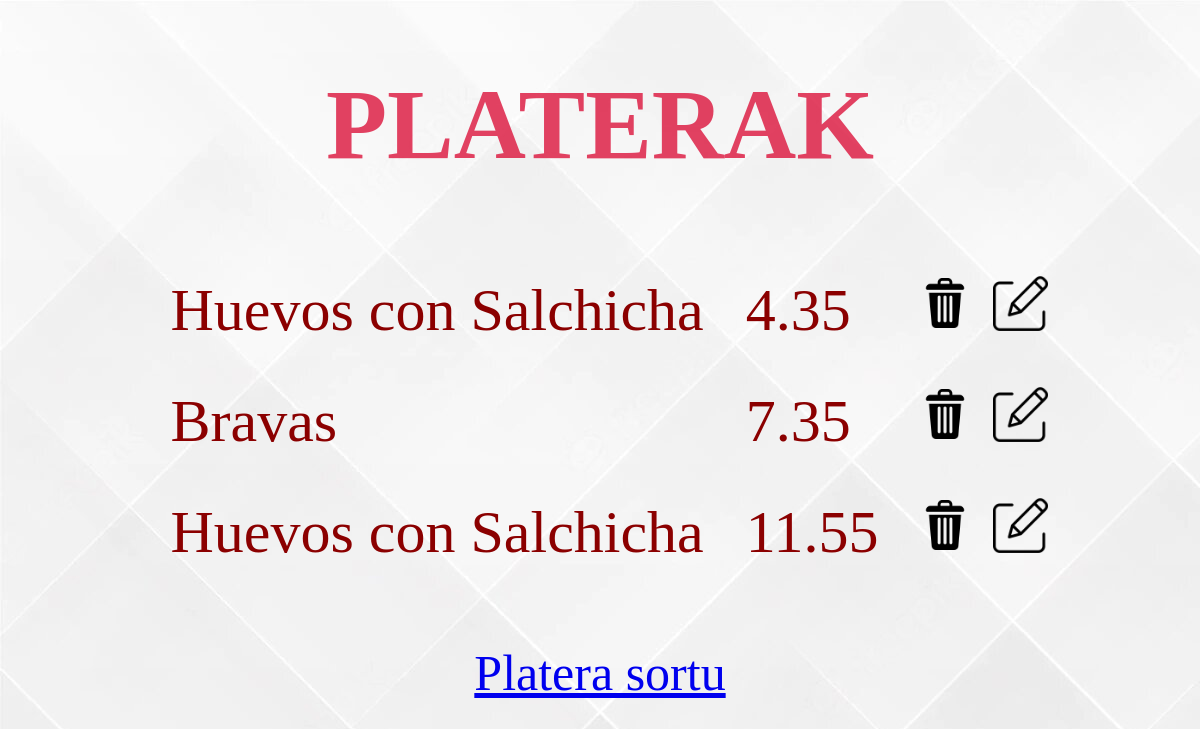
The app's page /, older data.
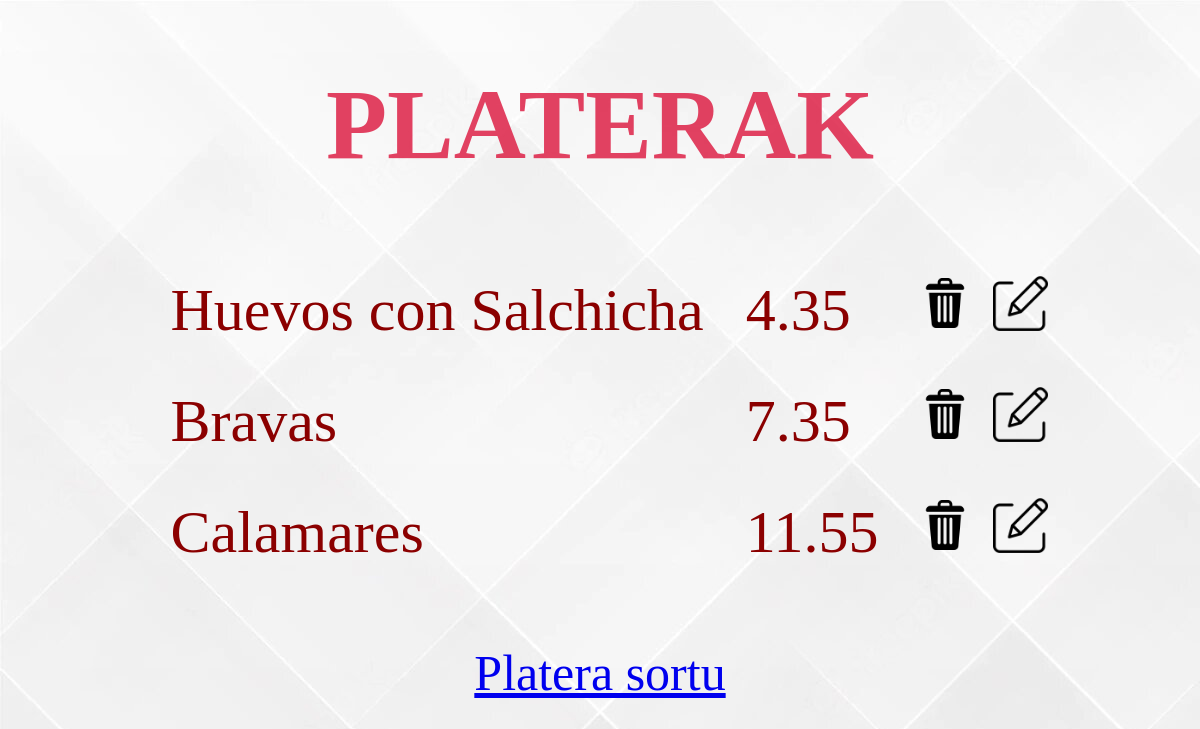
The same page, newer data.
### platerak/models.py (models this page shows)
class Platerak(models.Model):
  izena = models.CharField(max_length=255)
  prezioa = models.FloatField()

### platerak/views.py (the view)
# urls.py: path('', include('platerak.urls')),
def platerak(request):
  platerak = Platerak.objects.all().values()
  template = loader.get_template('platerak.html')
  context = {
    'platerak': platerak,
  }
  return HttpResponse(template.render(context, request))

### platerak/templates/platerak.html (shortened to what this page needs)
{% load static %}
<!DOCTYPE html>
<html>
<link rel="stylesheet" href="{% static 'style.css' %}">
<body>
<center>
<h1 style="font-size: 100px">PLATERAK</h1>
<table border="0" style="padding: 5px; font-size: 60px">
    {% for x in platerak %}
    <tr style="padding: 10px">
        <td style="padding: 20px;">{{ x.izena }}</td>
        <td style="padding: 20px;">{{ x.prezioa }}</td>
        <td style="padding: 20px;"><a href="delete/{{ x.id }}"><div id="img" style="height: 65px; width: 50px"></div></a></td>
        <td><a href="update/{{ x.id }}"><img src="{% static 'edit.png' %}" style="height: 55px; width: auto"></a></td>
    </tr>
    {% endfor %}
</table>
<p style="font-size: 50px">
    <a href="add/">Platera sortu</a>
</p>
</center>
</body>
</html>

Row changes from the older to the newer data that the page shows:
changed Platerak: izena "Huevos con Salchicha" → "Calamares"
